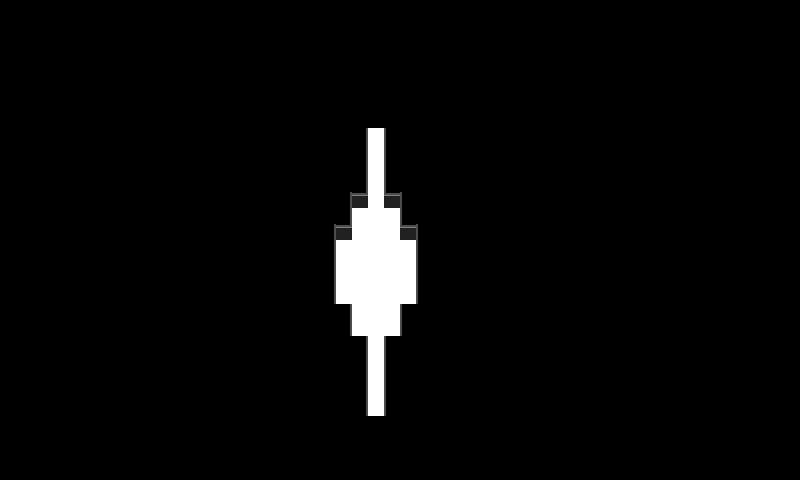

A level layout from a 2D game, rendered from its tile map. Below: a short description, then the map file with tile-grid data replaced by summaries:
An orthogonal 50x30 tile map with 16x16 px tiles, 1 tile layer (Tile Layer 1), 2 tilesets and 5 objects.

<map version="1.0" orientation="orthogonal" renderorder="right-down" width="50" height="30" tilewidth="16" tileheight="16" nextobjectid="6">
 <tileset firstgid="1" name="Tileset" tilewidth="16" tileheight="16" tilecount="64">
  <image source="Tileset.png" width="128" height="128" />
 </tileset>
 <tileset firstgid="65" name="ObjSet" tilewidth="16" tileheight="16" tilecount="6">
  <image source="ObjSet.png" width="96" height="16" />
 </tileset>
 <layer name="Tile Layer 1" width="50" height="30">
  <data>[1500 cells, 1500 non-empty, 6 distinct tile ids]</data>
 </layer>
 <objectgroup name="Object Layer 1">
  <object id="1" gid="67" x="368" y="384" width="16" height="16">
   <properties>
    <property name="type" value="Start" />
   </properties>
  </object>
  <object id="2" gid="66" x="368" y="336" width="16" height="16">
   <properties>
    <property name="size" value="16" />
    <property name="sound" value="GlassBreak.mp3" />
    <property name="sprite" value="Bottle.png" />
    <property name="type" value="Clue" />
   </properties>
  </object>
  <object id="3" gid="65" x="368" y="256" width="16" height="16">
   <properties>
    <property name="distance" value="64" />
    <property name="horizontal" value="true" />
    <property name="sprite" value="Enemy.png" />
    <property name="type" value="Enemy" />
   </properties>
  </object>
  <object id="4" gid="67" x="368" y="160" width="16" height="16">
   <properties>
    <property name="type" value="Goal" />
   </properties>
  </object>
  <object id="5" gid="66" x="368" y="288" width="16" height="16">
   <properties>
    <property name="size" value="16" />
    <property name="sound" value="GlassBreak.mp3" />
    <property name="sprite" value="Bottle.png" />
    <property name="type" value="Clue" />
   </properties>
  </object>
 </objectgroup>
</map>
